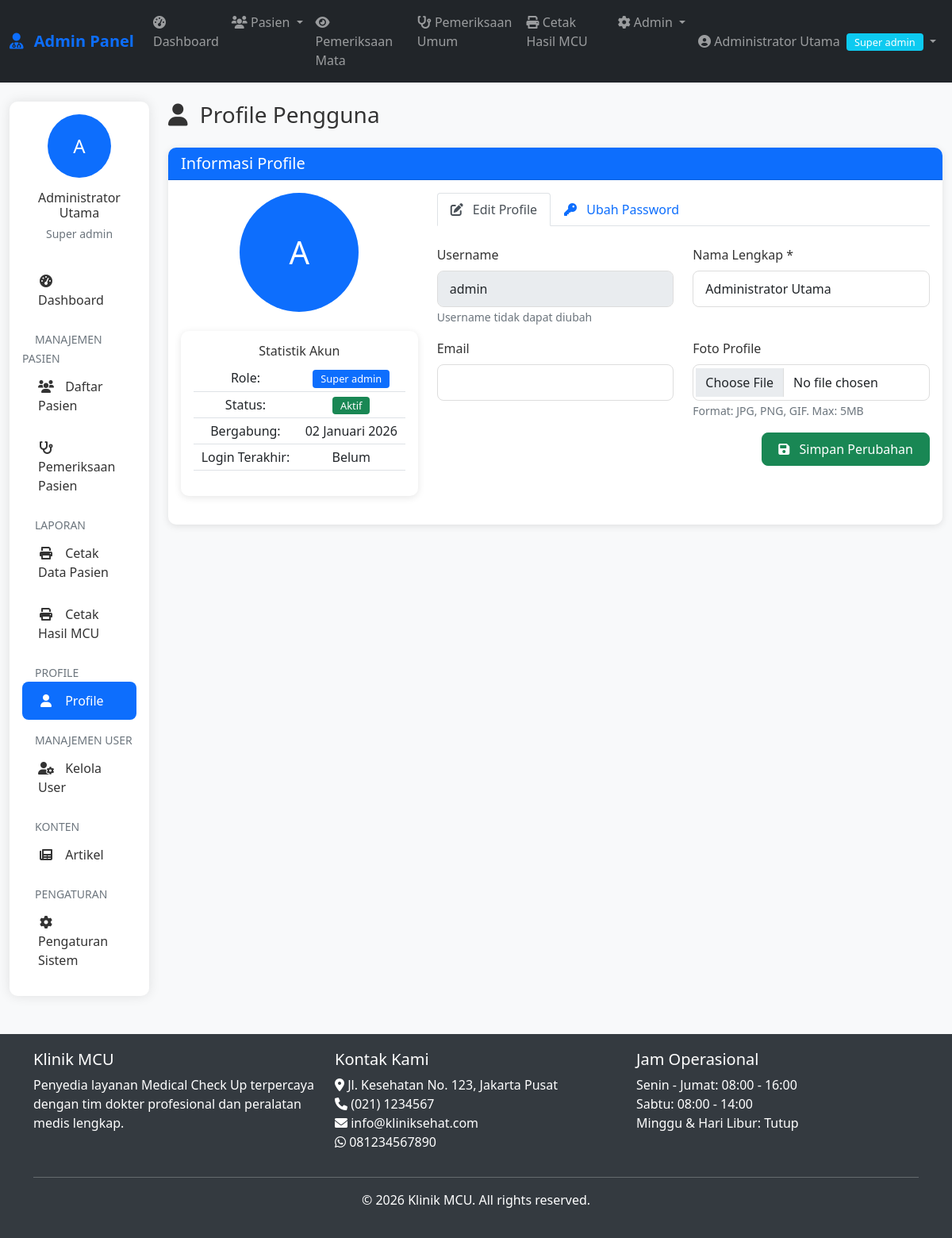
/admin/profile.php (signed in), run on the app's committed database.
### tables this page shows
CREATE TABLE pengaturan (
    id INT AUTO_INCREMENT PRIMARY KEY,
    nama_klinik VARCHAR(100),
    alamat TEXT,
    telepon VARCHAR(20),
    email VARCHAR(100),
    whatsapp VARCHAR(20),
    logo VARCHAR(255),
    tentang TEXT,
    created_at TIMESTAMP DEFAULT CURRENT_TIMESTAMP
);

### includes/functions.php (called while the page is built, shortened)
<?php
require_once __DIR__ . '/../config/database.php';
function formatDateIndo($date, $with_time = false) {
    $months = array(
        1 => 'Januari', 'Februari', 'Maret', 'April', 'Mei', 'Juni',
        'Juli', 'Agustus', 'September', 'Oktober', 'November', 'Desember'
    );
    $timestamp = strtotime($date);
    $day = date('d', $timestamp);
    $month = $months[date('n', $timestamp)];
    $year = date('Y', $timestamp);
    $formatted = $day . ' ' . $month . ' ' . $year;
    return $formatted;
}
function getSetting($key) {
    global $conn;
    $query = "SELECT $key FROM pengaturan LIMIT 1";
    $result = mysqli_query($conn, $query);
    $row = mysqli_fetch_assoc($result);
    return $row[$key] ?? '';
}
?>

### admin/profile.php (the view, shortened to what this page needs)
<?php
require_once '../includes/auth.php';
require_once '../includes/functions.php';
$user_id = $_SESSION['admin_id'];
$query = "SELECT * FROM admin_users WHERE id = $user_id";
$result = mysqli_query($conn, $query);
$user = mysqli_fetch_assoc($result);
?>
<?php include '../includes/admin-header.php'; ?>
<?php include 'includes/admin-nav.php'; ?>
<div class="container-fluid mt-4">
    <div class="row">
        <div class="col-lg-2">
            <?php include 'includes/admin-sidebar.php'; ?>
        </div>
        <div class="col-lg-10">
            <div class="d-flex justify-content-between align-items-center mb-4">
                <h1 class="h3 mb-0">
                    <i class="fas fa-user me-2"></i> Profile Pengguna
                </h1>
            </div>
            <div class="card">
                <div class="card-header bg-primary text-white">
                    <h5 class="mb-0">Informasi Profile</h5>
                </div>
                <div class="card-body">
                    <div class="row">
                        <div class="col-md-4 text-center">
                            <div class="mb-4">
                                <?php if ($user['foto']): ?>
                                    <img src="<?php echo ASSETS_URL . '/' . $user['foto']; ?>"
                                         class="rounded-circle"
                                         width="150" height="150"
                                         style="object-fit: cover;">
                                <?php else: ?>
                                    <div class="rounded-circle bg-primary d-flex align-items-center justify-content-center mx-auto"
                                         style="width: 150px; height: 150px;">
                                        <span class="text-white fs-1">
                                            <?php echo strtoupper(substr($user['nama_lengkap'], 0, 1)); ?>
                                        </span>
                                    </div>
                                <?php endif; ?>
                            </div>
                            <div class="card">
                                <div class="card-body">
                                    <h6>Statistik Akun</h6>
                                    <table class="table table-sm">
                                        <tr>
                                            <td>Role:</td>
                                            <td>
                                                <span class="badge bg-primary">
                                                    <?php echo ucfirst(str_replace('_', ' ', $user['role'])); ?>
                                                </span>
                                            </td>
                                        </tr>
                                        <tr>
                                            <td>Status:</td>
                                            <td>
                                                <span class="badge <?php echo $user['is_active'] ? 'bg-success' : 'bg-secondary'; ?>">
                                                    <?php echo $user['is_active'] ? 'Aktif' : 'Nonaktif'; ?>
                                                </span>
                                            </td>
                                        </tr>
                                        <tr>
                                            <td>Bergabung:</td>
                                            <td><?php echo formatDateIndo($user['created_at']); ?></td>
                                        </tr>
                                        <tr>
                                            <td>Login Terakhir:</td>
                                            <td>
                                                <?php echo $user['last_login'] ? formatDateIndo($user['last_login'], true) : 'Belum'; ?>
                                            </td>
                                        </tr>
                                    </table>
        </div>
    </div>
</div>
                        <div class="col-md-8">
                            <ul class="nav nav-tabs" id="profileTabs" role="tablist">
                                <li class="nav-item" role="presentation">
                                    <button class="nav-link active" id="edit-tab" data-bs-toggle="tab" data-bs-target="#edit">
                                        <i class="fas fa-edit me-2"></i> Edit Profile
                                    </button>
                                </li>
                                <li class="nav-item" role="presentation">
                                    <button class="nav-link" id="password-tab" data-bs-toggle="tab" data-bs-target="#password">
                                        <i class="fas fa-key me-2"></i> Ubah Password
                                    </button>
                                </li>
                            </ul>
                            <div class="tab-content mt-4" id="profileTabsContent">
                                <div class="tab-pane fade show active" id="edit" role="tabpanel">
                                    <form method="POST" action="" enctype="multipart/form-data">
                                        <div class="row mb-3">
                                            <div class="col-md-6">
                                                <label class="form-label">Username</label>
                                                <input type="text" class="form-control"
                                                       value="<?php echo $user['username']; ?>" disabled>
                                                <small class="text-muted">Username tidak dapat diubah</small>
                                            </div>
                                            <div class="col-md-6">
                                                <label class="form-label">Nama Lengkap *</label>
                                                <input type="text" class="form-control" name="nama_lengkap"
                                                       value="<?php echo htmlspecialchars($user['nama_lengkap']); ?>" required>
                                            </div>
                                        </div>
                                        <div class="row mb-3">
                                            <div class="col-md-6">
                                                <label class="form-label">Email</label>
                                                <input type="email" class="form-control" name="email"
                                                       value="<?php echo htmlspecialchars($user['email']); ?>">
                                            </div>
                                            <div class="col-md-6">
                                                <label class="form-label">Foto Profile</label>
                                                <input type="file" class="form-control" name="foto" accept="image/*">
                                                <small class="text-muted">Format: JPG, PNG, GIF. Max: 5MB</small>
                                            </div>
                                        </div>
                                        <div class="text-end">
                                            <button type="submit" class="btn btn-success">
                                                <i class="fas fa-save me-2"></i> Simpan Perubahan
                                            </button>
                                        </div>
                                    </form>
                                </div>
                            </div>
                        </div>
                    </div>
                </div>
            </div>
        </div>
    </div>
</div>
<?php include '../includes/admin-footer.php'; ?>

### includes/admin-footer.php (shortened to what this page needs)
</div>
    </div>
    <footer class="mt-5">
        <div class="container">
            <div class="row">
                <div class="col-md-4">
                    <h5>Klinik MCU</h5>
                    <p>Penyedia layanan Medical Check Up terpercaya dengan tim dokter profesional dan peralatan medis lengkap.</p>
                </div>
                <div class="col-md-4">
                    <h5>Kontak Kami</h5>
                    <ul class="list-unstyled">
                        <li><i class="fas fa-map-marker-alt"></i> <?php echo getSetting('alamat'); ?></li>
                        <li><i class="fas fa-phone"></i> <?php echo getSetting('telepon'); ?></li>
                        <li><i class="fas fa-envelope"></i> <?php echo getSetting('email'); ?></li>
                        <li><i class="fab fa-whatsapp"></i> <?php echo getSetting('whatsapp'); ?></li>
                    </ul>
                </div>
                <div class="col-md-4">
                    <h5>Jam Operasional</h5>
                    <ul class="list-unstyled">
                        <li>Senin - Jumat: 08:00 - 16:00</li>
                        <li>Sabtu: 08:00 - 14:00</li>
                        <li>Minggu & Hari Libur: Tutup</li>
                    </ul>
                </div>
            </div>
            <hr class="bg-light">
            <div class="text-center">
                <p>&copy; <?php echo date('Y'); ?> Klinik MCU. All rights reserved.</p>
            </div>
        </div>
    </footer>
</body>
</html>

### assets/css/style.css (style rules this page uses)
:root { --primary-color: #0d6efd; --secondary-color: #6c757d; --success-color: #198754; --danger-color: #dc3545; --warning-color: #ffc107; --info-color: #0dcaf0; --light-color: #f8f9fa; --dark-color: #212529; }
body { font-family: 'Segoe UI', Tahoma, Geneva, Verdana, sans-serif; color: #333; background-color: #f8f9fa; }
.card { border-radius: 10px; box-shadow: 0 2px 10px rgba(0,0,0,0.1); border: none; margin-bottom: 20px; }
.card-header { border-radius: 10px 10px 0 0 !important; font-weight: 600; }
.btn { border-radius: 8px; font-weight: 500; padding: 8px 20px; }
.btn-success { background-color: var(--success-color); border-color: var(--success-color); }
.table td { vertical-align: middle; }
.form-control, .form-select { border-radius: 8px; border: 1px solid #ddd; padding: 10px 15px; }
.badge { font-size: 0.8em; font-weight: 500; padding: 5px 10px; }

### includes/admin-header.php (style rules this page uses)
:root { --primary-color: #0d6efd; --secondary-color: #6c757d; --success-color: #198754; --danger-color: #dc3545; --warning-color: #ffc107; --info-color: #0dcaf0; }
body { font-family: 'Segoe UI', Tahoma, Geneva, Verdana, sans-serif; background-color: #f8f9fa; min-height: 100vh; display: flex; flex-direction: column; }
.card { border-radius: 10px; box-shadow: 0 2px 10px rgba(0,0,0,0.1); margin-bottom: 20px; }
.card-header { border-radius: 10px 10px 0 0 !important; font-weight: 600; }
.badge { font-size: 0.8em; font-weight: 500; }
footer { background-color: #343a40; color: white; padding: 20px 0; }
.form-control, .form-select { border-radius: 8px; border: 1px solid #ddd; }

### data on the page
pengaturan: alamat "Jl. Kesehatan No. 123, Jakarta Pusat", telepon "(021) 1234567", email "info@kliniksehat.com", whatsapp "081234567890"

### other printed values
$_SESSION['nama_lengkap'] "Administrator Utama"
str_replace('_', ' ', $_SESSION['role']) "Super admin"
substr($_SESSION['nama_lengkap'], 0, 1) "A"
substr($user['nama_lengkap'], 0, 1) "A"
str_replace('_', ' ', $user['role']) "Super admin"
formatDateIndo($user['created_at']) "02 Januari 2026"
